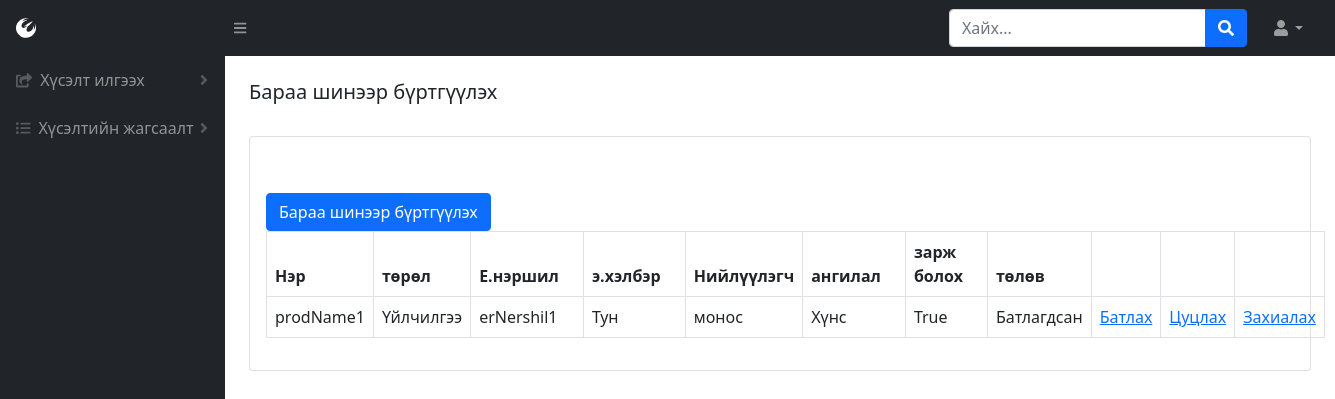
The page /product-list (signed in) on the database as committed earlier.
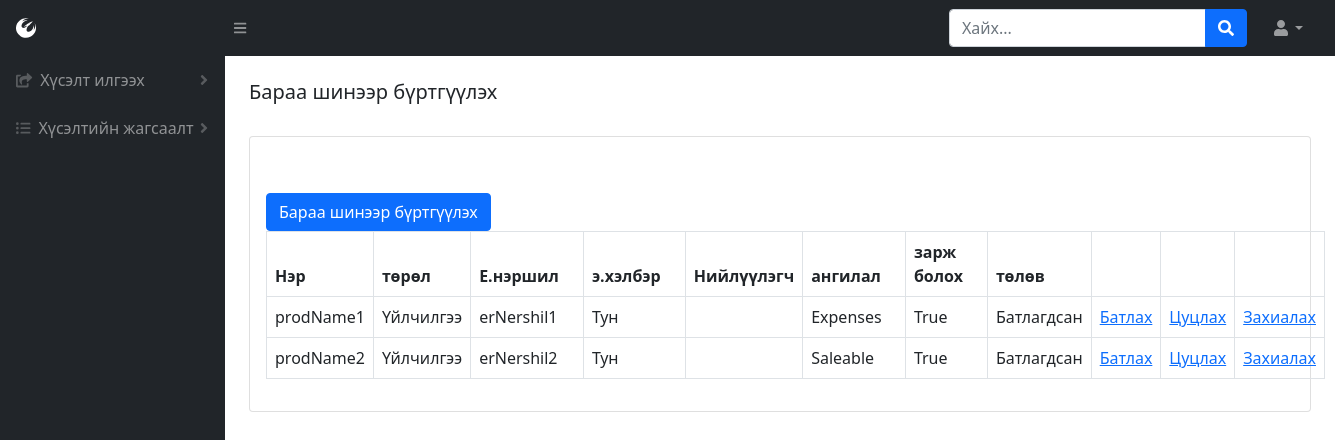
The same page on the database as committed later.
### BMweb/models.py (models this page shows, shortened)
class Product(models.Model):
    prodName = models.CharField(max_length=300, verbose_name=_("Барааны нэр"))
    prodName_en = models.CharField(max_length=300, verbose_name=_("Барааны нэр англи"))
    brand = models.ForeignKey(ProdBrand, related_name='brands',on_delete=models.CASCADE, verbose_name=_("Брэнд нэр"))
    zCode = models.CharField(max_length=300, null=True, blank=True, verbose_name=_("Зураасан код"))
    prodType = models.ForeignKey(ProdType, related_name='products',on_delete=models.CASCADE, verbose_name=_("Төрлийн нэр"))
    zzCode = models.IntegerField(null=True, blank=True, verbose_name=_("Нэмэлт зураасан код"))
    price = models.DecimalField(max_digits=16, decimal_places=2, verbose_name=_("Үнэ"))
    hemNegj = models.ForeignKey(HemNegj, on_delete=models.CASCADE,verbose_name=_("Хэмжих нэгж"))
    hudNegj = models.IntegerField(null=True, blank=True, verbose_name=_("Худалдан авалтын нэгж"))
    company = models.ManyToManyField(Company,related_name='products',verbose_name=_("Компани"))
    erNershil = models.CharField(max_length=300, verbose_name=_("Ерөнхий нэршил"))
    emHelber = models.ForeignKey(EmHelber, on_delete=models.CASCADE,verbose_name=_("Эмийн хэлбэр"))
    paiz = models.ForeignKey(Paiz, on_delete=models.CASCADE,verbose_name=_("Пайз"))
    uildwerlegch = models.ForeignKey(Manufacturer, on_delete=models.CASCADE, verbose_name=_("Үйлдвэрлэгч"))
    uNiiluulegch = models.CharField(max_length=300, verbose_name=_("Үндсэн нийлүүлэгч"))
    category = models.ForeignKey(Category,related_name='categories', on_delete=models.CASCADE, verbose_name=_("Ангилал"))
    borBoloh = models.BooleanField(verbose_name=_("Борлуулж болох эсэх"),default=False)
    hudAwch = models.BooleanField(verbose_name=_("Худалдан авч болох эсэх"),default=False)
    zarBoloh = models.BooleanField(verbose_name=_("Зарлагдаж болох эсэх"),default=False)
    state = models.ForeignKey(State,related_name='products', on_delete=models.CASCADE, verbose_name=_("Төлөв"))
    class Meta:
        verbose_name = _("Бараа")
        verbose_name_plural = _("Бараа")

class ProdType(models.Model):
    typeName = models.CharField(max_length=300, verbose_name=_("Төрлийн нэр"))
    class Meta:
        verbose_name = _("Барааны төрөл")
        verbose_name_plural = _("Барааны төрөл")
    def __str__(self):
        return self.typeName

class EmHelber(models.Model):
    emHelberName = models.CharField(max_length=300,verbose_name=_("Эмийн хэлбэрийн нэр"))
    class Meta:
        verbose_name = _("Эмийн хэлбэр")
        verbose_name_plural = _("Эмийн хэлбэр")
    def __str__(self):
        return self.emHelberName

class Category(models.Model):
    catName = models.CharField(max_length=300, verbose_name=_("Ангилалын нэр"))
    parent = models.IntegerField(null=True, blank=True, verbose_name=_("эцэг ангилал"))
    class Meta:
        verbose_name = _("Ангилал")
        verbose_name_plural = _("Ангилал")
    def __str__(self):
        return self.catName

class State(models.Model):
    stateName = models.CharField(max_length=300, verbose_name=_("Төлөвийн нэр"))
    class Meta:
        verbose_name = _("Барааны төлөв")
        verbose_name_plural = _("Барааны төлөв")
    def __str__(self):
        return self.stateName

### BMweb/views.py (the view)
# urls.py: path('product-list',views.productList,name='product-list'),
def productList(request):
    if 'user_id' in request.session:
        p = Product.objects.all()
        h = Hereglegch.objects.get(pk=request.session['user_id'])
        return render(request,'productList.html', {'user': h, 'productList': p })
    else:
        return redirect('/login')

### BMweb/models.py (called while the page is built)
    def __str__(self):
        return self.manName

    def __str__(self):
        return self.paizName

    def __str__(self):
        return self.hemNegjName

### BMweb/templates/productList.html (shortened to what this page needs)
{% load static %}
<!DOCTYPE html>
<html lang="en">
    <head>
        <link href="https://cdn.jsdelivr.net/npm/simple-datatables@latest/dist/style.css" rel="stylesheet" />
        <link href="css/styles.css" rel="stylesheet" />
        <link href="{% static 'css/styles.css' %}" rel="stylesheet"/>
    </head>
    <body class="sb-nav-fixed">
        {% include "topNav.html" %}
        <div id="layoutSidenav">
            {% include "leftNav.html" %}
            <div id="layoutSidenav_content">
                {%  include "prodList.html" %}
            </div>
        </div>
    </body>
</html>

### BMweb/templates/prodList.html (shortened to what this page needs)
<main>
    <div class="container-fluid px-4">
        {% if user.role_id == 1 %}
            <h5 class="mt-4">Бараа шинээр бүртгүүлэх</h5>
        {% elif user.role_id == 2 %}
            <h5 class="mt-4">Харилцагч шинээр бүртгүүлэх</h5>
        {% endif %}
        <div class="card mb-4">
            <div class="card-body">
                <div class="dataTable-top">
                </div>
                {% if user.role_id == 1 %}
                    <a href="{% url 'product' %}" class="btn btn-primary" role="button">Бараа шинээр бүртгүүлэх</a>
                    <table id="datatablesSimple" class="dataTable-table">
                        <thead>
                            <tr>
                                <th data-sortable="" class="asc">
                                    <a href="#" class="dataTable-sorter">Нэр</a>
                                </th>
                                <th data-sortable="" class="asc">
                                    <a href="#" class="dataTable-sorter">төрөл</a>
                                </th>
                                <th data-sortable="" class="asc">
                                    <a href="#" class="dataTable-sorter">Е.нэршил</a>
                                </th>
                                <th data-sortable="" class="asc">
                                    <a href="#" class="dataTable-sorter">э.хэлбэр</a>
                                </th>
                                <th data-sortable="" class="asc">
                                    <a href="#" class="dataTable-sorter"></a>Нийлүүлэгч</a>
                                </th>
                                <th data-sortable="" class="asc">
                                    <a href="#" class="dataTable-sorter">ангилал</a>
                                </th>
                                <th data-sortable="" class="asc">
                                    <a href="#" class="dataTable-sorter">зарж болох</a>
                                </th>
                                <th data-sortable="" class="asc">
                                    <a href="#" class="dataTable-sorter">төлөв</a>
                                </th>
                                <th data-sortable="" class="asc">
                                </th>
                                <th data-sortable="" class="asc">
                                </th>
                                <th data-sortable="" class="asc">
                                </th>
                            </tr>
                        </thead>
                        {% for h in productList %}
                            <tr>
                                <td>{{ h.prodName }}</td>
                                <td>{{ h.prodType }}</td>
                                <td>{{ h.erNershil }}</td>
                                <td>{{ h.emHelber }}</td>
                                <td>{{ h.uNiiluulegch }}</td>
                                <td>{{ h.category }}</td>
                                <td>{{ h.zarBoloh }}</td>
                                <td>{{ h.state }}</td>
                                <td><a href="/change-stateProd/{{h.id}}/1">Батлах</a></td>
                                <td><a href="/change-stateProd/{{h.id}}/2">Цуцлах</a></td>
                                <td><a href="/change-stateProd/{{h.id}}/3">Захиалах</a></td>
                            </tr>
                    {% endfor %}
                    </table>
                {% elif user.role_id == 4 %}
                <p>Дата бүртгэлийн ажилтан</p>
                {% endif %}
            </div>
        </div>
    </div>
</main>

Rows that differ between the two databases and show on the page:
changed Product "prodName1": category "Хүнс" → "Expenses"; uNiiluulegch "монос" → (not shown)
added Product: prodName "prodName2", prodType "Үйлчилгээ", erNershil "erNershil2", emHelber "Тун", category "Saleable", zarBoloh "True", state "Батлагдсан"
